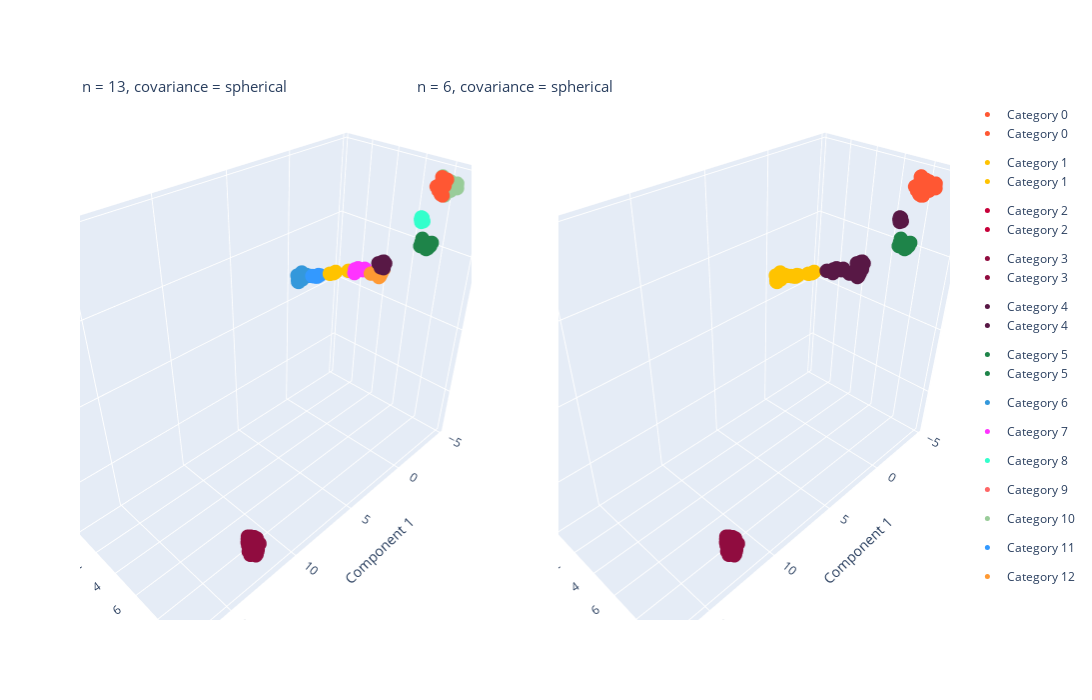

The cell this chart's notebook holds for it:
### Markdown cell above
In order to visualize how clusters were corresponded, another pca fit is done but this time only with 2 components to have x-y axis

### Code cell
# Declaring umap instance to use for plotting
umap_plot = UMAP(n_components=3, random_state=23)

# Creating the X_plot dataset
X_plot = umap_plot.fit_transform(X_sc)

# Plotting with Plotly
colors = ["#FF5733", "#FFC300", "#C70039", "#900C3F", "#581845", "#1E8449", "#3498DB",
          "#FF33FF", "#33FFCC", "#FF6666", "#99CC99", "#3399FF", "#FF9933", "#CC33FF", "#66CCCC"]

fig = make_subplots(rows=1, cols=2, specs=[[{'type': 'scatter3d'}, {'type': 'scatter3d'}]])

for j in range(2):
    model = gaussian_models[j]
    X_plot_gauss = np.c_[X_plot, gaussian_labels[j]]
    n_components = len(np.unique(gaussian_labels[j]))
    
    for category in np.unique(gaussian_labels[j]):
        category_indices = (gaussian_labels[j] == category)
        scatter = go.Scatter3d(x=X_plot_gauss[category_indices, 0], 
                               y=X_plot_gauss[category_indices, 1], 
                               z=X_plot_gauss[category_indices, 2],
                               mode='markers', 
                               marker=dict(color=colors[category], size=5),
                               name=f'Category {category}',
                               legendgroup=f'Category {category}')

        fig.add_trace(scatter, row=1, col=j + 1)

titles = [f'n = {gaussian_models[0].n_components}, covariance = {gaussian_models[0].covariance_type}',
          f'n = {gaussian_models[1].n_components}, covariance = {gaussian_models[1].covariance_type}']

legend_1 = go.layout.Annotation(x=0.5, y=1.15, xref="paper", yref="paper", text=titles[0], showarrow=False, font=dict(size=15))
legend_2 = go.layout.Annotation(x=1.5, y=1.15, xref="paper", yref="paper", text=titles[1], showarrow=False, font=dict(size=15))

# Configure the layout of the plot
fig.update_layout(scene1=dict(xaxis_title='Component 1', yaxis_title='Component 2', zaxis_title='Component 3'),
                  scene2=dict(xaxis_title='Component 1', yaxis_title='Component 2', zaxis_title='Component 3'),
                  width=1500,
                  height=700,
                  annotations=[
                      dict(
                          showarrow=False,
                          text=titles[0],
                          xref='paper', yref='paper',
                          x=0, y=1.05,
                          font=dict(size=15)
                      ),
                      dict(
                          showarrow=False,
                          text=titles[1],
                          xref='paper', yref='paper',
                          x=0.5, y=1.05,
                          font=dict(size=15)
                      )
                  ])

fig.show()

### Figure 1 — Plotly figure (JSON) as saved in the notebook; plotly's stock layout.template omitted (floating-point values rounded to 4 significant figures)
{"data": [{"legendgroup": "Category 0", "marker": {"color": "#FF5733", "size": 5}, "mode": "markers", "name": "Category 0", "scene": "scene", "type": "scatter3d", "x": [-3.567, -3.369, -3.333, -3.224, -3.618, -3.709, -3.312, -3.63, -3.484, -3.735, -3.482, -3.501, -3.277, -3.369, -3.911], "y": [8.398, 8.4, 8.209, 8.48, 8.331, 8.227, 8.095, 8.417, 8.472, 8.422, 8.378, 8.257, 8.428, 8.21, 8.009], "z": [13.84, 13.95, 14.43, 14.25, 14.67, 14.51, 14.33, 14.61, 14.43, 14.7, 13.93, 14.46, 14.02, 14.13, 14.69]}, {"legendgroup": "Category 1", "marker": {"color": "#FFC300", "size": 5}, "mode": "markers", "name": "Category 1", "scene": "scene", "type": "scatter3d", "x": [-1.024, -0.7358, -0.6822, -0.6384, -0.6488, -0.8209, -0.7867], "y": [4.113, 3.269, 3.222, 2.999, 2.937, 3.134, 3.29], "z": [8.497, 8.173, 8.131, 8.022, 7.997, 8.056, 8.213]}, {"legendgroup": "Category 2", "marker": {"color": "#C70039", "size": 5}, "mode": "markers", "name": "Category 2", "scene": "scene", "type": "scatter3d", "x": [16.72, 16.75, 16.51, 16.75, 16.47, 16.8, 16.52, 16.79, 16.4, 16.49, 16.86, 17.24, 17.18, 17.04, 17.18, 16.62, 16.88, 17.24, 16.86, 16.52, 16.71, 16.67, 16.57, 16.34, 16.41, 16.99, 16.4, 16.73, 16.48, 16.63, 17.36], "y": [0.2079, 0.1954, 0.2075, 0.9799, 0.2715, 0.2648, 0.3996, 0.6083, 0.4901, 0.3161, 0.3209, 0.589, 0.565, 0.43, 0.5655, 0.6189, 0.8309, 0.7131, 0.7784, 0.9415, 1.102, 1.039, 0.3711, 0.9704, 0.8945, 0.9669, 0.8422, 0.6918, 0.7465, 0.3183, 0.6712], "z": [11.41, 11.1, 11.55, 10.81, 11.58, 11.28, 11.3, 10.95, 11.43, 11.44, 10.79, 10.7, 10.64, 10.97, 10.65, 10.96, 10.83, 10.59, 10.54, 10.93, 10.63, 10.7, 11.02, 10.99, 10.65, 10.44, 11.14, 10.58, 11.08, 10.8, 10.59]}, {"legendgroup": "Category 3", "marker": {"color": "#900C3F", "size": 5}, "mode": "markers", "name": "Category 3", "scene": "scene", "type": "scatter3d", "x": [11.74, 11.74, 12.03, 12.01, 11.65, 12.1, 12.02, 11.51, 11.71, 11.77, 11.85, 11.89, 11.85, 11.72, 11.8, 11.83, 11.76, 12.05, 11.53, 12.11, 11.59, 11.75, 11.52, 11.96, 11.66, 11.86, 11.8, 11.35, 12.18, 12.12, 12.31], "y": [8.561, 8.192, 8.76, 8.5, 8.62, 8.571, 8.703, 8.674, 8.379, 8.305, 8.341, 8.51, 8.308, 8.594, 8.837, 9.1, 8.86, 9.102, 8.733, 9.238, 8.538, 8.983, 8.911, 9.132, 8.628, 9.04, 8.84, 8.585, 8.861, 8.661, 9.002], "z": [-2.016, -2.272, -2.295, -2.513, -2.019, -2.124, -2.312, -2.19, -2.127, -2.518, -2.426, -2.245, -2.283, -2.849, -3.023, -2.509, -2.585, -2.592, -2.8, -2.64, -2.653, -2.818, -2.449, -2.769, -2.974, -2.735, -2.976, -2.678, -2.805, -2.813, -2.631]}, {"legendgroup": "Category 4", "marker": {"color": "#581845", "size": 5}, "mode": "markers", "name": "Category 4", "scene": "scene", "type": "scatter3d", "x": [-0.8519, -1.032, -1.042, -0.5336, -0.6727, -0.7664, -0.5997, -0.5376, -0.771, -0.5375, -0.5935, -0.5983, -0.5872], "y": [6.641, 6.582, 6.709, 6.934, 6.832, 6.798, 7.0, 6.947, 6.786, 7.027, 7.091, 6.66, 6.621], "z": [9.699, 9.606, 9.606, 10.22, 10.15, 10.08, 10.24, 10.29, 9.997, 10.33, 10.21, 10.04, 10.05]}, {"legendgroup": "Category 5", "marker": {"color": "#1E8449", "size": 5}, "mode": "markers", "name": "Category 5", "scene": "scene", "type": "scatter3d", "x": [-0.3518, -0.1671, -0.3789, -0.3085, -0.4187, -0.1366, -0.5854, -0.3225, -0.1822, -0.2347, -0.3803, -0.09116, -0.1677, -0.1141, -0.02298], "y": [9.427, 9.851, 9.525, 9.477, 9.529, 9.546, 9.299, 9.39, 9.974, 10.03, 10.02, 10.01, 10.0, 9.85, 9.956], "z": [12.31, 12.46, 12.27, 12.35, 12.33, 12.49, 12.46, 12.15, 12.41, 12.39, 12.52, 12.31, 12.43, 12.21, 12.26]}, {"legendgroup": "Category 6", "marker": {"color": "#3498DB", "size": 5}, "mode": "markers", "name": "Category 6", "scene": "scene", "type": "scatter3d", "x": [-0.4653, -0.4244, -0.6136, -0.07194, -0.303, -0.03927, -0.1398, 0.00228, -0.4438, -0.1096, -0.008095, -0.2703, -0.2331, -0.1879, -0.1247, -0.107, -0.3125], "y": [1.083, 1.195, 1.245, 0.6606, 0.6674, 0.7483, 1.025, 0.8436, 0.7401, 0.6997, 0.7868, 0.8055, 0.9343, 0.8204, 0.9259, 0.9071, 0.8185], "z": [7.301, 7.331, 7.237, 7.248, 7.24, 6.919, 7.068, 6.859, 7.111, 7.039, 6.854, 7.231, 7.171, 7.353, 7.397, 7.389, 7.438]}, {"legendgroup": "Category 7", "marker": {"color": "#FF33FF", "size": 5}, "mode": "markers", "name": "Category 7", "scene": "scene", "type": "scatter3d", "x": [-1.2, -1.263, -1.205, -1.248, -1.284, -1.213, -1.042], "y": [4.77, 4.667, 5.107, 5.14, 5.172, 4.488, 4.591], "z": [8.727, 8.793, 8.833, 8.876, 8.93, 8.668, 8.502]}, {"legendgroup": "Category 8", "marker": {"color": "#33FFCC", "size": 5}, "mode": "markers", "name": "Category 8", "scene": "scene", "type": "scatter3d", "x": [-2.327, -2.411, -2.303, -2.295, -2.323, -2.373], "y": [8.03, 8.107, 8.089, 8.006, 8.004, 8.047], "z": [12.52, 12.56, 12.67, 12.67, 12.79, 12.75]}, {"legendgroup": "Category 9", "marker": {"color": "#FF6666", "size": 5}, "mode": "markers", "name": "Category 9", "scene": "scene", "type": "scatter3d", "x": [16.42, 16.44, 16.46, 16.55, 16.49], "y": [1.243, 1.155, 1.054, 1.153, 1.204], "z": [9.651, 9.718, 9.87, 9.799, 9.7]}, {"legendgroup": "Category 10", "marker": {"color": "#99CC99", "size": 5}, "mode": "markers", "name": "Category 10", "scene": "scene", "type": "scatter3d", "x": [-3.753, -3.922, -3.825, -3.937, -4.195, -4.281, -4.442, -4.219, -4.301, -4.32, -4.377, -3.979, -4.462, -4.052, -4.242, -3.816, -4.374, -4.588, -4.533], "y": [8.279, 8.224, 8.363, 8.149, 8.557, 8.442, 8.288, 8.406, 8.198, 8.052, 8.592, 7.989, 8.722, 7.991, 8.549, 8.073, 8.08, 8.614, 8.21], "z": [13.81, 13.92, 13.76, 13.83, 14.05, 13.94, 13.94, 13.99, 14.37, 14.24, 14.13, 14.72, 14.11, 14.6, 14.24, 14.05, 14.1, 14.31, 14.35]}, {"legendgroup": "Category 11", "marker": {"color": "#3399FF", "size": 5}, "mode": "markers", "name": "Category 11", "scene": "scene", "type": "scatter3d", "x": [-0.5059, -0.4933, -0.3953, -0.4547, -0.4306, -0.3972, -0.3761], "y": [2.102, 2.224, 2.122, 1.727, 2.003, 1.679, 1.995], "z": [7.653, 7.685, 7.585, 7.443, 7.523, 7.467, 7.543]}, {"legendgroup": "Category 12", "marker": {"color": "#FF9933", "size": 5}, "mode": "markers", "name": "Category 12", "scene": "scene", "type": "scatter3d", "x": [-1.188, -1.382, -1.345, -1.317, -1.319, -1.223, -1.347, -1.351, -1.311, -1.17, -1.346, -1.211, -1.213, -1.284, -1.274, -1.356], "y": [6.488, 6.08, 6.405, 6.372, 6.298, 6.323, 6.166, 6.298, 6.267, 6.62, 6.267, 6.341, 6.28, 5.817, 5.671, 5.821], "z": [9.15, 8.831, 9.539, 9.517, 8.801, 9.481, 8.982, 8.82, 8.753, 9.449, 8.758, 9.51, 8.953, 8.832, 8.783, 8.863]}, {"legendgroup": "Category 0", "marker": {"color": "#FF5733", "size": 5}, "mode": "markers", "name": "Category 0", "scene": "scene2", "type": "scatter3d", "x": [-3.567, -3.753, -3.922, -3.825, -3.369, -3.937, -4.195, -4.281, -4.442, -3.333, -3.224, -3.618, -4.219, -4.301, -4.32, -3.709, -3.312, -3.63, -4.377, -3.979, -3.484, -3.735, -4.462, -3.482, -4.052, -3.501, -3.277, -3.369, -4.242, -3.816, -4.374, -4.588, -4.533, -3.911], "y": [8.398, 8.279, 8.224, 8.363, 8.4, 8.149, 8.557, 8.442, 8.288, 8.209, 8.48, 8.331, 8.406, 8.198, 8.052, 8.227, 8.095, 8.417, 8.592, 7.989, 8.472, 8.422, 8.722, 8.378, 7.991, 8.257, 8.428, 8.21, 8.549, 8.073, 8.08, 8.614, 8.21, 8.009], "z": [13.84, 13.81, 13.92, 13.76, 13.95, 13.83, 14.05, 13.94, 13.94, 14.43, 14.25, 14.67, 13.99, 14.37, 14.24, 14.51, 14.33, 14.61, 14.13, 14.72, 14.43, 14.7, 14.11, 13.93, 14.6, 14.46, 14.02, 14.13, 14.24, 14.05, 14.1, 14.31, 14.35, 14.69]}, {"legendgroup": "Category 1", "marker": {"color": "#FFC300", "size": 5}, "mode": "markers", "name": "Category 1", "scene": "scene2", "type": "scatter3d", "x": [-0.5059, -0.4933, -0.3953, -0.4547, -0.4306, -0.3972, -0.3761, -0.4653, -0.4244, -0.6136, -0.07194, -0.303, -0.7358, -0.6822, -0.6384, -0.6488, -0.8209, -0.7867, -0.03927, -0.1398, 0.00228, -0.4438, -0.1096, -0.008095, -0.2703, -0.2331, -0.1879, -0.1247, -0.107, -0.3125], "y": [2.102, 2.224, 2.122, 1.727, 2.003, 1.679, 1.995, 1.083, 1.195, 1.245, 0.6606, 0.6674, 3.269, 3.222, 2.999, 2.937, 3.134, 3.29, 0.7483, 1.025, 0.8436, 0.7401, 0.6997, 0.7868, 0.8055, 0.9343, 0.8204, 0.9259, 0.9071, 0.8185], "z": [7.653, 7.685, 7.585, 7.443, 7.523, 7.467, 7.543, 7.301, 7.331, 7.237, 7.248, 7.24, 8.173, 8.131, 8.022, 7.997, 8.056, 8.213, 6.919, 7.068, 6.859, 7.111, 7.039, 6.854, 7.231, 7.171, 7.353, 7.397, 7.389, 7.438]}, {"legendgroup": "Category 2", "marker": {"color": "#C70039", "size": 5}, "mode": "markers", "name": "Category 2", "scene": "scene2", "type": "scatter3d", "x": [16.72, 16.75, 16.51, 16.75, 16.47, 16.8, 16.52, 16.79, 16.4, 16.49, 16.86, 17.24, 17.18, 17.04, 17.18, 16.62, 16.88, 17.24, 16.86, 16.52, 16.71, 16.67, 16.57, 16.34, 16.41, 16.99, 16.4, 16.73, 16.48, 16.63, 17.36, 16.42, 16.44, 16.46, 16.55, 16.49], "y": [0.2079, 0.1954, 0.2075, 0.9799, 0.2715, 0.2648, 0.3996, 0.6083, 0.4901, 0.3161, 0.3209, 0.589, 0.565, 0.43, 0.5655, 0.6189, 0.8309, 0.7131, 0.7784, 0.9415, 1.102, 1.039, 0.3711, 0.9704, 0.8945, 0.9669, 0.8422, 0.6918, 0.7465, 0.3183, 0.6712, 1.243, 1.155, 1.054, 1.153, 1.204], "z": [11.41, 11.1, 11.55, 10.81, 11.58, 11.28, 11.3, 10.95, 11.43, 11.44, 10.79, 10.7, 10.64, 10.97, 10.65, 10.96, 10.83, 10.59, 10.54, 10.93, 10.63, 10.7, 11.02, 10.99, 10.65, 10.44, 11.14, 10.58, 11.08, 10.8, 10.59, 9.651, 9.718, 9.87, 9.799, 9.7]}, {"legendgroup": "Category 3", "marker": {"color": "#900C3F", "size": 5}, "mode": "markers", "name": "Category 3", "scene": "scene2", "type": "scatter3d", "x": [11.74, 11.74, 12.03, 12.01, 11.65, 12.1, 12.02, 11.51, 11.71, 11.77, 11.85, 11.89, 11.85, 11.72, 11.8, 11.83, 11.76, 12.05, 11.53, 12.11, 11.59, 11.75, 11.52, 11.96, 11.66, 11.86, 11.8, 11.35, 12.18, 12.12, 12.31], "y": [8.561, 8.192, 8.76, 8.5, 8.62, 8.571, 8.703, 8.674, 8.379, 8.305, 8.341, 8.51, 8.308, 8.594, 8.837, 9.1, 8.86, 9.102, 8.733, 9.238, 8.538, 8.983, 8.911, 9.132, 8.628, 9.04, 8.84, 8.585, 8.861, 8.661, 9.002], "z": [-2.016, -2.272, -2.295, -2.513, -2.019, -2.124, -2.312, -2.19, -2.127, -2.518, -2.426, -2.245, -2.283, -2.849, -3.023, -2.509, -2.585, -2.592, -2.8, -2.64, -2.653, -2.818, -2.449, -2.769, -2.974, -2.735, -2.976, -2.678, -2.805, -2.813, -2.631]}, {"legendgroup": "Category 4", "marker": {"color": "#581845", "size": 5}, "mode": "markers", "name": "Category 4", "scene": "scene2", "type": "scatter3d", "x": [-1.188, -0.8519, -1.382, -1.345, -1.317, -1.319, -1.223, -1.347, -1.032, -1.351, -1.042, -1.311, -1.17, -1.346, -1.211, -1.213, -1.284, -0.5336, -0.6727, -1.274, -0.7664, -0.5997, -0.5376, -0.771, -1.356, -0.5375, -0.5935, -0.5983, -0.5872, -1.2, -1.263, -1.024, -1.205, -1.248, -1.284, -1.213, -1.042, -2.327, -2.411, -2.303, -2.295, -2.323, -2.373], "y": [6.488, 6.641, 6.08, 6.405, 6.372, 6.298, 6.323, 6.166, 6.582, 6.298, 6.709, 6.267, 6.62, 6.267, 6.341, 6.28, 5.817, 6.934, 6.832, 5.671, 6.798, 7.0, 6.947, 6.786, 5.821, 7.027, 7.091, 6.66, 6.621, 4.77, 4.667, 4.113, 5.107, 5.14, 5.172, 4.488, 4.591, 8.03, 8.107, 8.089, 8.006, 8.004, 8.047], "z": [9.15, 9.699, 8.831, 9.539, 9.517, 8.801, 9.481, 8.982, 9.606, 8.82, 9.606, 8.753, 9.449, 8.758, 9.51, 8.953, 8.832, 10.22, 10.15, 8.783, 10.08, 10.24, 10.29, 9.997, 8.863, 10.33, 10.21, 10.04, 10.05, 8.727, 8.793, 8.497, 8.833, 8.876, 8.93, 8.668, 8.502, 12.52, 12.56, 12.67, 12.67, 12.79, 12.75]}, {"legendgroup": "Category 5", "marker": {"color": "#1E8449", "size": 5}, "mode": "markers", "name": "Category 5", "scene": "scene2", "type": "scatter3d", "x": [-0.3518, -0.1671, -0.3789, -0.3085, -0.4187, -0.1366, -0.5854, -0.3225, -0.1822, -0.2347, -0.3803, -0.09116, -0.1677, -0.1141, -0.02298], "y": [9.427, 9.851, 9.525, 9.477, 9.529, 9.546, 9.299, 9.39, 9.974, 10.03, 10.02, 10.01, 10.0, 9.85, 9.956], "z": [12.31, 12.46, 12.27, 12.35, 12.33, 12.49, 12.46, 12.15, 12.41, 12.39, 12.52, 12.31, 12.43, 12.21, 12.26]}], "layout": {"annotations": [{"font": {"size": 15}, "showarrow": false, "text": "n = 13, covariance = spherical", "x": 0, "xref": "paper", "y": 1.05, "yref": "paper"}, {"font": {"size": 15}, "showarrow": false, "text": "n = 6, covariance = spherical", "x": 0.5, "xref": "paper", "y": 1.05, "yref": "paper"}], "height": 700, "scene": {"domain": {"x": [0, 0.45], "y": [0, 1]}, "xaxis": {"title": {"text": "Component 1"}}, "yaxis": {"title": {"text": "Component 2"}}, "zaxis": {"title": {"text": "Component 3"}}}, "scene2": {"domain": {"x": [0.55, 1], "y": [0, 1]}, "xaxis": {"title": {"text": "Component 1"}}, "yaxis": {"title": {"text": "Component 2"}}, "zaxis": {"title": {"text": "Component 3"}}}, "width": 1500}}
